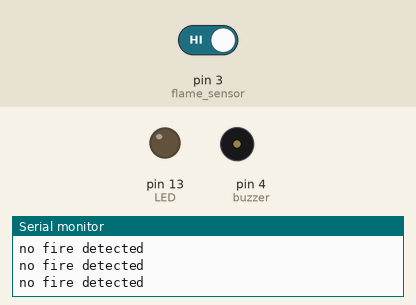
This sketch was run on a simulated Arduino Uno, built with avr-gcc and run on an emulated ATmega328P. Parts: output pins drawn as LEDs (lit = HIGH), buzzer (waves = sounding), the last lines printed to the serial monitor. The test bench sets the inputs (shaded band); at power-on: pin 3 (flame_sensor) HIGH.

Above: at 2.8 s.
2.9 s: pin 3 (flame_sensor) driven LOW
At 3.25 s:
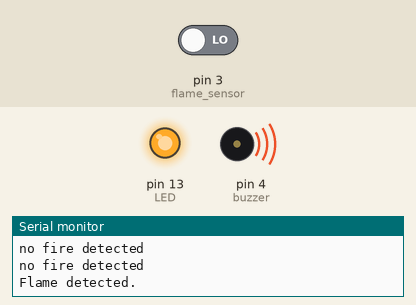
Timing chart, 0 to 12.5 s (numbered marks = the images above; inputs shaded):
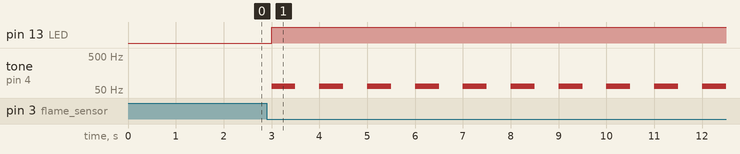

The sketch:

flame_sensor.ino
```cpp
int buzzer = 4;
int LED = 13;
int flame_sensor = 3;
int flame_detected;

void setup()
{
  Serial.begin(9600);
  pinMode(buzzer, OUTPUT);
  pinMode(LED, OUTPUT);
  pinMode(flame_sensor, INPUT);
}

void loop()
{
  flame_detected = digitalRead(flame_sensor);
  if (flame_detected == 0)
  {
    Serial.println("Flame detected.");
    tone(buzzer,65,500);
    digitalWrite(LED, HIGH);
  }
  else
  {
    Serial.println("no fire detected");
    digitalWrite(LED, LOW);
  }
  delay(1000);
}
```

Measured:
- after the input at 2.9 s, pin 13 (LED): LOW → HIGH after 0.10 s; tone on pin 4 (buzzer): alternates 65 Hz for 0.50 s and silent for 0.50 s, starting after 0.10 s
